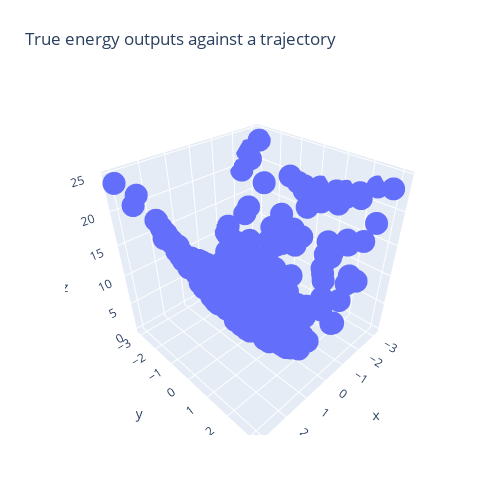

Notebook code for this chart:
### Code cell
import plotly.graph_objects as go
import numpy as np

# Assuming your x_plot, y_plot, and evals are lists of 199 elements each
x_plot = np.array(x_plot)
y_plot = np.array(y_plot)
evals = np.array(evals)

fig = go.Figure(
    data=[go.Scatter3d(x=x_plot, y=y_plot, z=evals, mode='markers')]
)
fig.update_layout(
    title='True energy outputs against a trajectory',
    autosize=False,
    width=500,
    height=500,
    margin=dict(l=65, r=50, b=65, t=90),
    scene_aspectmode='cube'
)
fig.show()

### Figure 1 — Plotly figure (JSON) as saved in the notebook; plotly's stock layout.template omitted (floating-point values rounded to 4 significant figures; data arrays with more than 128 entries replaced by an {"elided": "..."} marker saying what was removed)
{"data": [{"mode": "markers", "type": "scatter3d", "x": {"elided": "200 float values"}, "y": {"elided": "200 float values"}, "z": {"elided": "200 float values"}}], "layout": {"autosize": false, "height": 500, "margin": {"b": 65, "l": 65, "r": 50, "t": 90}, "scene": {"aspectmode": "cube"}, "title": {"text": "True energy outputs against a trajectory"}, "width": 500}}
